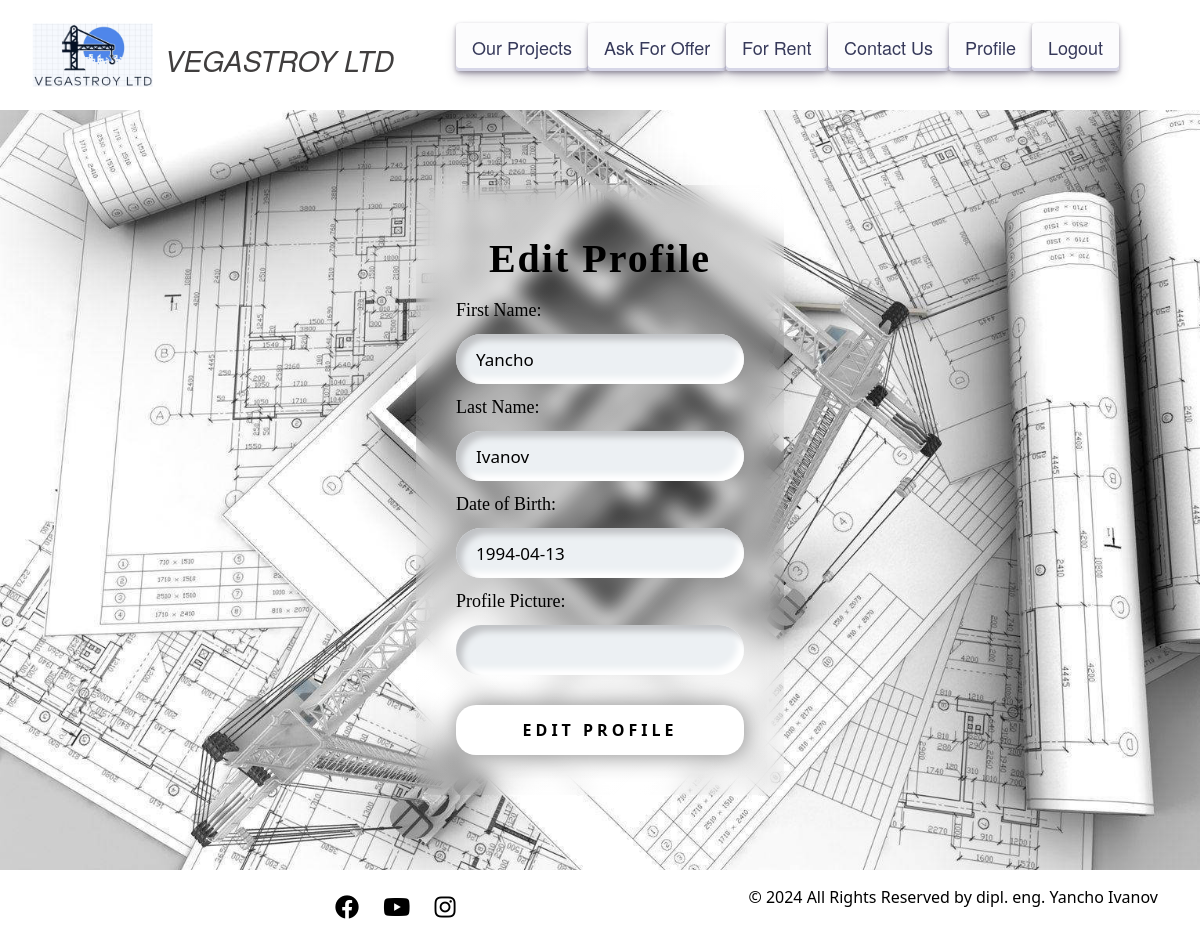
Screenshot of /accounts/profile/1/edit/ (signed in) with the database file from the repository.
### vegastroy/accounts/models.py (models this page shows, shortened)
class Profile(models.Model):
    user = models.OneToOneField(
        UserModel,
        on_delete=models.CASCADE,
        primary_key=True
    )
    first_name = models.CharField(
        max_length=30,
        null=True,
        blank=True,
    )
    last_name = models.CharField(
        max_length=30,
        null=True,
        blank=True,
    )
    date_of_birth = models.DateField(
        null=True,
        blank=True,
    )
    profile_picture = models.URLField(
        null=True,
        blank=True,
    )

### vegastroy/accounts/views.py (the view, shortened to what this page needs)
# urls.py: path('edit/', UserEditView.as_view(), name='profile_edit'),
class UserEditView(views.UpdateView):
    model = UserModel
    form_class = ProfileEditForm
    template_name = 'accounts/edit_page.html'
    def get_object(self, queryset=None):
        return self.request.user.profile

### vegastroy/accounts/forms.py
class ProfileEditForm(forms.ModelForm):
    class Meta:
        model = Profile
        fields = ['first_name', 'last_name', 'date_of_birth', 'profile_picture',]
        labels = {
            'first_name': 'First Name:',
            'last_name': 'Last Name:',
            'date_of_birth': 'Date of Birth:',
            'profile_picture': 'Profile Picture:',
        }

### templates/accounts/edit_page.html (shortened to what this page needs)
{% extends 'base.html' %}
{% load static %}
{% block content %}
    <section id="register-page" class="content auth">
        <link rel="stylesheet" href="{% static 'css/profile_edit.css' %}">
        <form action="{% url 'profile_edit' request.user.pk %}" method="POST">
            <div class="edit-container">
                <h1>Edit Profile</h1>
                {{ form }}
                <input class="btn" type="submit" value="Edit Profile"/>
            </div>
        </form>
    </section>
{% endblock %}

### staticfiles/css/home.css (style rules this page uses)
* { margin: 0; padding: 0; box-sizing: border-box; }
body { font-family: -apple-system, system-ui, Segoe UI, "Roboto", Oxygen, Ubuntu, Cantarell, "Open Sans", "Helvetica Neue", sans-serif; min-height: 100vh; background-image: url('/static/images/back.jpeg'); background-size: cover; }

### staticfiles/css/profile_edit.css (style rules this page uses)
* { margin: auto; }
.edit-container { padding: 40px; background: linear-gradient(135deg, rgba(255, 255, 255, 0.1), rgba(255, 255, 255, 0)); backdrop-filter: blur(10px); border-radius: 20px; }
.edit-container > h1 { margin-top: 10px; font-weight: 600; font-size: 2.5rem; text-align: center; color: black; letter-spacing: 2px; font-family: 'Cinzel', serif; margin-bottom: 14px; }
label, input, select, textarea { display: block; width: 100%; padding: 0; border: none; outline: none; box-sizing: border-box; }
label { margin-bottom: 8px; font-size: 18px; color: black; margin-top: 10px; font-family: Georgia, 'Times New Roman', Times, serif; }
input[type="number"], input[type="password"], input[type="email"], input[type="text"], input[type="url"] { background: #ecf0f3; padding: 20px 20px 20px 20px; height: 50px; margin-top: 10px; font-size: 17px; border-radius: 50px; box-shadow: inset 6px 6px 6px #c0c2c5, inset -6px -6px 6px white; }
.btn { color: black; border: none; margin-top: 30px; font-weight: 600; height: 50px; text-transform: uppercase; letter-spacing: 4px; cursive: pointer; border-radius: 20px; transition: 0.5s; transition-property: box-shadow; }
.btn { background: white; box-shadow: 0 0 25px grey; }
.edit-container { text-align: left; margin-top: 0; }

### rows the page displays
Profile: first_name "Yancho", last_name "Ivanov", date_of_birth "1994-04-13"
